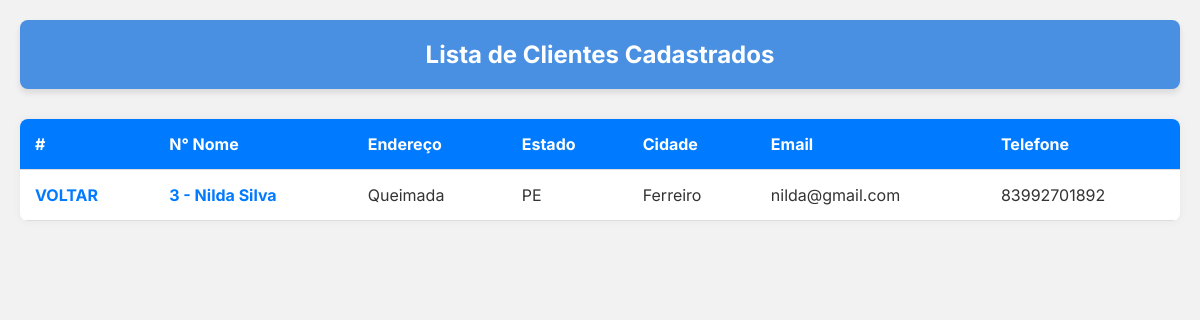
The page /cliente/3/ on the database its author committed.
### core/models.py (models this page shows, shortened)
class Cliente(models.Model):
    nome = models.CharField('Nome', max_length=100)  # Nome do cliente
    sobrenome = models.CharField(
        'Sobrenome', max_length=100)  # Sobrenome do cliente
    endereco = models.CharField(
        'Endereço', max_length=200)  # Endereço do cliente
    estado = models.CharField('Estado', max_length=50)  # Estado do cliente
    cidade = models.CharField('Cidade', max_length=100)  # Cidade do cliente
    email = models.EmailField('E-mail', max_length=100)  # E-mail do cliente
    telefone = models.CharField(
        'Telefone', max_length=15, blank=True, null=True)  # Telefone do cliente

### core/views.py (the view)
# urls.py: path('cliente/<int:pk>/', cliente, name='cliente'),
def cliente(request, pk):
    cli = Cliente.objects.get(pk=pk)
    context = {
        'cliente': cli,
    }
    return render(request, 'cliente.html', context)

### core/templates/cliente.html (shortened to what this page needs)
{% load static %}
<!DOCTYPE html>
<html lang="pt-br">
<head>
    <link rel="stylesheet" href="{% static 'css/cliente.css' %}">
</head>
<body style="font-family: 'Inter', sans-serif;">
    <header>
      <h2>Lista de Clientes Cadastrados</h2>
    </header>
    <table class="tabela-clientes">
      <thead>
        <tr>
          <th>#</th>
          <th>N° Nome</th>
          <th>Endereço</th>
          <th>Estado</th>
          <th>Cidade</th>
          <th>Email</th>
          <th>Telefone</th>
        </tr>
      </thead>
      <tbody>
        <tr>
          <td><a href="{% url 'index' %}">VOLTAR</a></td>
          <td>
            <a href="#">{{ cliente.id }} - {{ cliente.nome }} {{ cliente.sobrenome }}</a>
          </td>
          <td>{{ cliente.endereco }}</td>
          <td>{{ cliente.estado }}</td>
          <td>{{ cliente.cidade }}</td>
          <td>{{ cliente.email }}</td>
          <td>{{ cliente.telefone }}</td>
        </tr>
      </tbody>
    </table>
  </body>
</html>

### core/static/css/cliente.css (style rules this page uses)
* { margin: 0; padding: 0; box-sizing: border-box; font-family:'Inter', sans-serif; ; }
body { background-color: #f2f2f2; padding: 20px; color: #333; }
header { background-color: #4a90e2; color: white; padding: 20px; text-align: center; border-radius: 8px; margin-bottom: 30px; box-shadow: 0 4px 6px rgba(0, 0, 0, 0.1); }
header h2 { font-size: 24px; font-weight: bold; }
table.tabela-clientes { width: 100%; border-collapse: collapse; background-color: white; border-radius: 8px; overflow: hidden; box-shadow: 0 0 10px rgba(0,0,0,0.05); }
.tabela-clientes thead { background-color: #007BFF; color: white; }
.tabela-clientes th, .tabela-clientes td { padding: 15px; text-align: left; border-bottom: 1px solid #ddd; }
.tabela-clientes a { text-decoration: none; color: #007BFF; font-weight: bold; }

### rows shown on the page
Cliente: id "3", nome "Nilda", sobrenome "Silva", endereco "Queimada", estado "PE", cidade "Ferreiro", email "nilda@gmail.com", telefone "83992701892"
